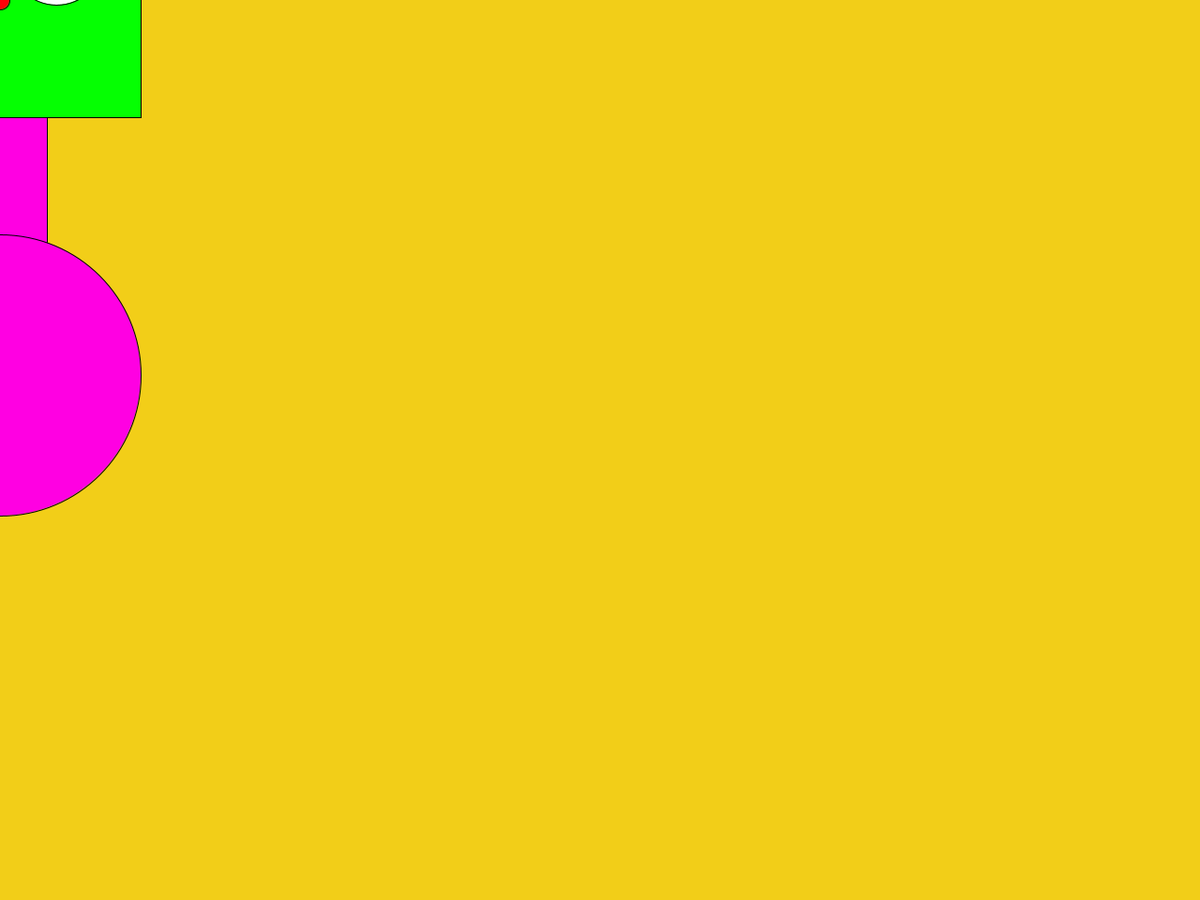
Frame 1 (no input)
Frame 60 (the mouse pressed at the canvas centre just before this capture): identical to frame 1, image omitted
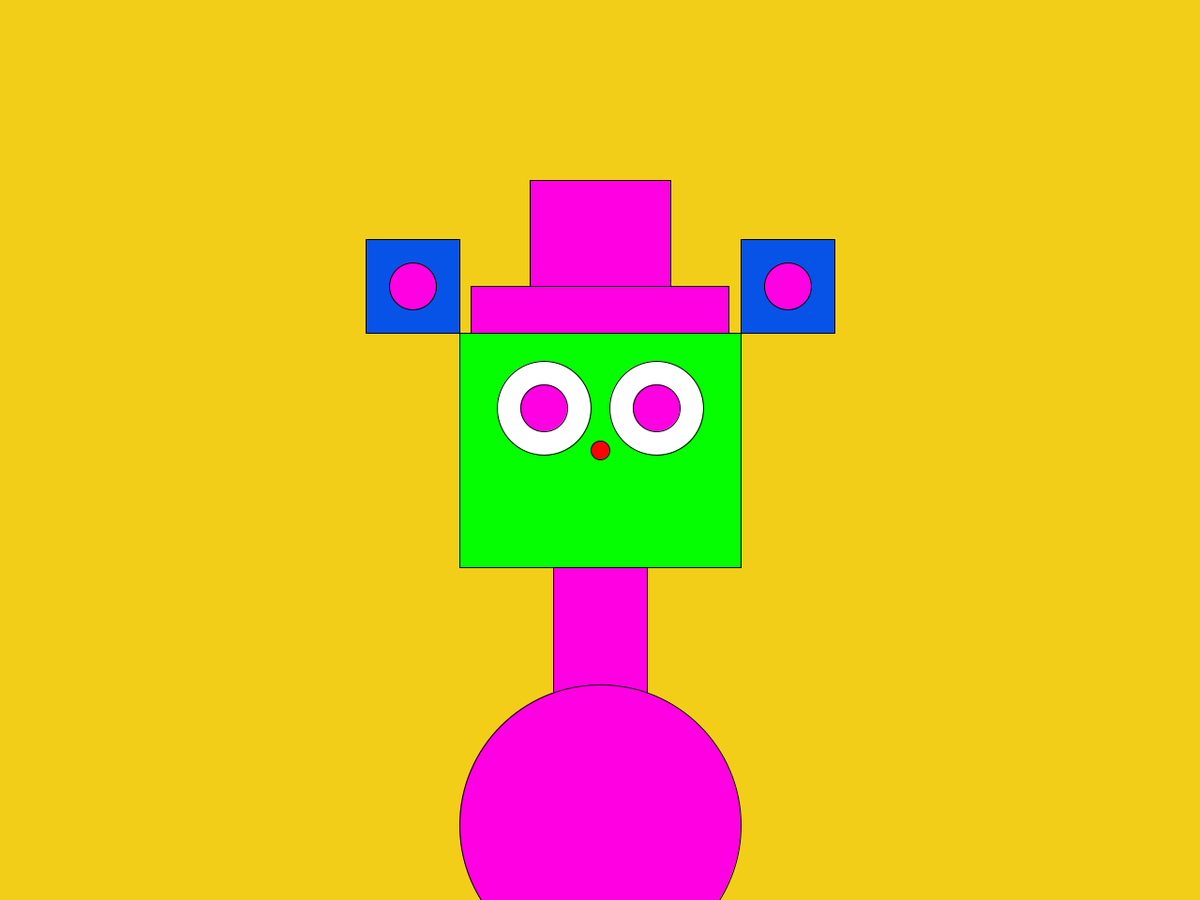
Frame 120 (the mouse held since frame 60 and released just before this capture)

The Processing sketch that drew these frames (run headless with seeded random() and noise(); from frame 60 on, the mouse is pressed at the canvas centre):

// Processing sketch: processing_49316
// ── processing_49316.pde

float i;

void setup(){
size(1280,960);
rectMode(CENTER); 
}
void draw(){
background(242,206,24);
i = random(0,5100);
fill(5,255,2);
rect(mouseX,mouseY,300,250);
fill(255,0,9);
ellipse(mouseX,mouseY,20,20);

fill(i);
ellipse(mouseX-60,mouseY-45,100,100);
fill(i);
ellipse(mouseX+60,mouseY-45,100,100);

fill(7,83,232);
rect(mouseX-200,mouseY-175,100,100);
rect(mouseX+200,mouseY-175,100,100);

fill(255,0,226);
ellipse(mouseX-60,mouseY-45,50,50);

fill(255,0,226);
ellipse(mouseX+60,mouseY-45,50,50);
fill(255,0,226);
ellipse(mouseX-200,mouseY-175,50,50);
fill(255,0,226);
ellipse(mouseX+200,mouseY-175,50,50);
rect(mouseX,mouseY+250,100,250);
fill(255,0,226);
ellipse(mouseX,mouseY+400,300,300);
rect(mouseX,mouseY-225,150,125);
rect(mouseX,mouseY-150,275,50);
}
